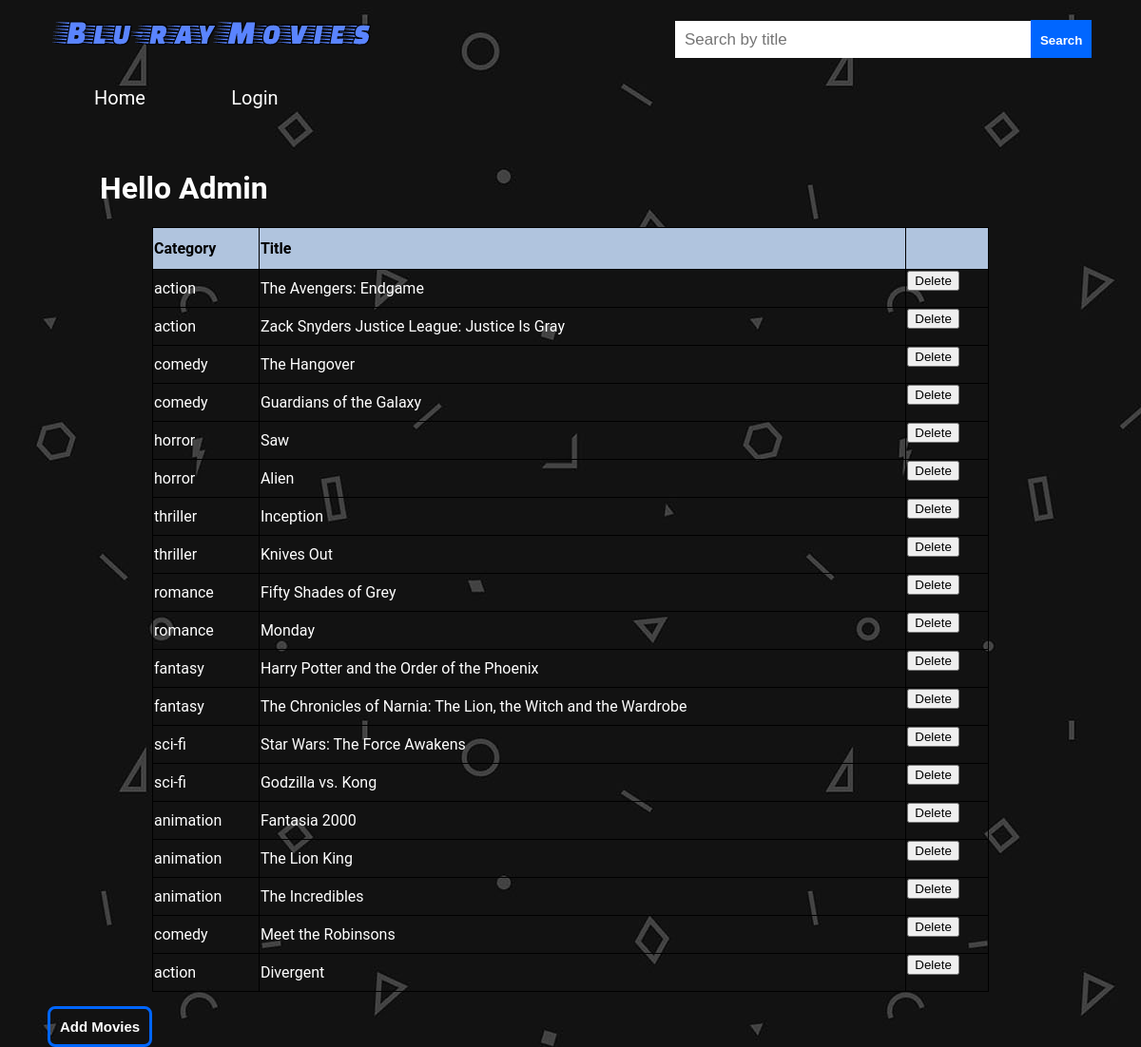
Screenshot of /php/modifyMovies.php with the database file from the repository.
### tables this page shows
CREATE TABLE `movies` (
  `category_name` varchar(255) NOT NULL,
  `ID` int(11) NOT NULL,
  `name` varchar(255) NOT NULL,
  `price` double NOT NULL,
  `director` varchar(255) NOT NULL,
  `description` text NOT NULL
);

### php/modifyMovies.php (the view, shortened to what this page needs)
<?php
require_once('database.php');
$queryMovies = 'SELECT * FROM movies';
$statement = $db->prepare($queryMovies);
$statement->execute();
$movies = $statement->fetchAll();
?>
<head>
	<link rel="stylesheet" href="../CSS/main.css">
    <link rel="stylesheet" href="../CSS/modify.css">
</head>
<body>
	<div id="header">
		<a href="Homepage.php">
			<img src="../img/Blu-raymovies.png" height="70" id="storeName" />
		</a>
		<div class="search-container">
      <form action="SearchResults.php" method="post">
        <input id="search" type="text" placeholder="Search by title" name="search">
          <button type="submit">Search<i class="fa fa-search"></i></button>
      </form>
    </div>
		<div id="navbar">
            <ul>
                <li><a href="Homepage.php">Home</a></li>
                <?php
                    if (!isset($_SESSION['loggedIn'])) { ?>
                        <li><a href="Login.php">Login</a></li>
                    <?php } else { ?>
                        <li><a href="Checkout.php">Cart</a></li>
                        <li><a href="logout.php">Log Out</a></li>
                    <?php }
                    ?>
            </ul>
        </div>
	</div>
    <div class="container">
        <h1 class="align">Hello Admin</h1>
            <table class="items">
              <tr>
                <th>Category</th>
                <th>Title</th>
                <th></th>
              </tr>
              <?php foreach ($movies as $movie) : ?>
              <tr>
                <td><?php echo $movie['category_name']; ?></td>
                <td><?php echo $movie['name']; ?></td>
                <td>
                  <form action="DeleteMovie.php" method="post">
                    <input type="submit" value="Delete">
                  </form>
                </td>
              </tr>
              <?php endforeach; ?>
            </table>
    </div>
    <a href="AddMovieForm.php">
			<button type="submit" name="submit" class="orderButton">Add Movies</button>
		</a>
</body>

### css/main.css (style rules this page uses)
body { font-family: Roboto, Helvetica, Arial, sans-serif; color: white; width: 1100px; margin: auto; background-image: url("../img/background.jpg"); }
#storeName { float: left; }
#header .search-container { float: right; overflow: hidden; width: 40%; margin-top: 1.3em; height: 40px; }
#header #search { padding: 10px; font-size: 17px; border: none; width: 85%; height: 100%; }
#header .search-container button { padding: 14.7px 10px; font-weight: bold; color: white; margin-left: -.3em; background: #0066ff; border: none; cursor: pointer; overflow: hidden; height: 100%; }
#navbar { clear: both; margin: auto; padding: 5px; overflow: hidden; width: 100%; }
#navbar ul { list-style-type: none; margin: 0; padding: 0; white-space: nowrap; overflow-x: auto; overflow-y: hidden; }
#navbar li { float: left; list-style-type: none; width: 10%; padding: 1em; text-align: center; }
#navbar li a { text-align: center; text-decoration: none; font-size: 20px; width: 150px; height: 25px; padding: 10px; }
a { color: white; text-decoration: none; }
.orderButton { margin-top: 1em; width: auto; height: auto; padding: 10px; left: 6px; top: 8px; background: transparent; border-radius: 8px; color: white; font-size: 15px; font-weight: bold; border: 3px solid #0066ff; }

### css/modify.css (style rules this page uses)
.container { width: 100%; }
.align { padding-top: 2%; padding-left: 5%; }
table, th, td { border: 1px solid black; }
table { width: 80%; margin: auto; border-collapse: collapse; }
th { padding-top: 12px; padding-bottom: 12px; text-align: left; background-color: lightsteelblue; color: black; }

### rows the page displays
movies: category_name "action", name "The Avengers: Endgame"
movies: category_name "action", name "Zack Snyders Justice League: Justice Is Gray"
movies: category_name "comedy", name "The Hangover"
movies: category_name "comedy", name "Guardians of the Galaxy"
movies: category_name "horror", name "Saw"
movies: category_name "horror", name "Alien"
movies: category_name "thriller", name "Inception"
movies: category_name "thriller", name "Knives Out"
movies: category_name "romance", name "Fifty Shades of Grey"
movies: category_name "romance", name "Monday"
movies: category_name "fantasy", name "Harry Potter and the Order of the Phoenix"
movies: category_name "fantasy", name "The Chronicles of Narnia: The Lion, the Witch and the Wardrobe"
movies: category_name "sci-fi", name "Star Wars: The Force Awakens"
movies: category_name "sci-fi", name "Godzilla vs. Kong"
movies: category_name "animation", name "Fantasia 2000"
movies: category_name "animation", name "The Lion King"
movies: category_name "animation", name "The Incredibles"
movies: category_name "comedy", name "Meet the Robinsons"
movies: category_name "action", name "Divergent"
